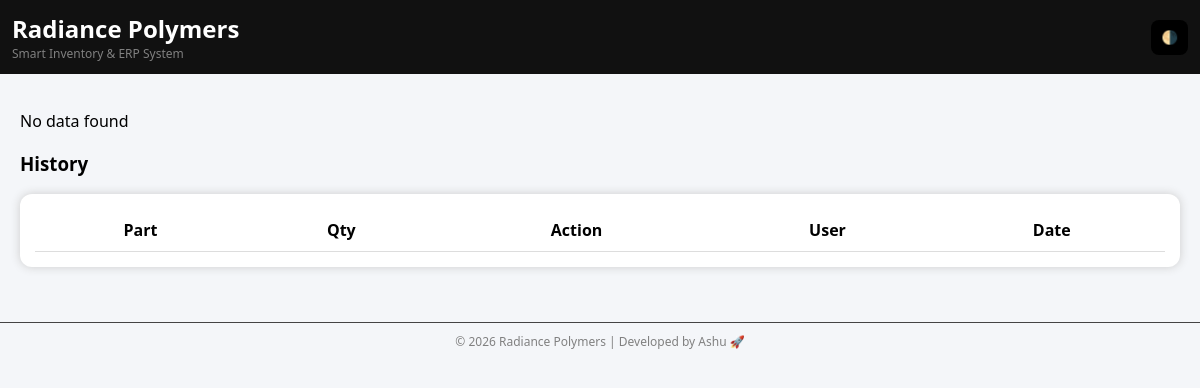
Before: /history with the older database file.
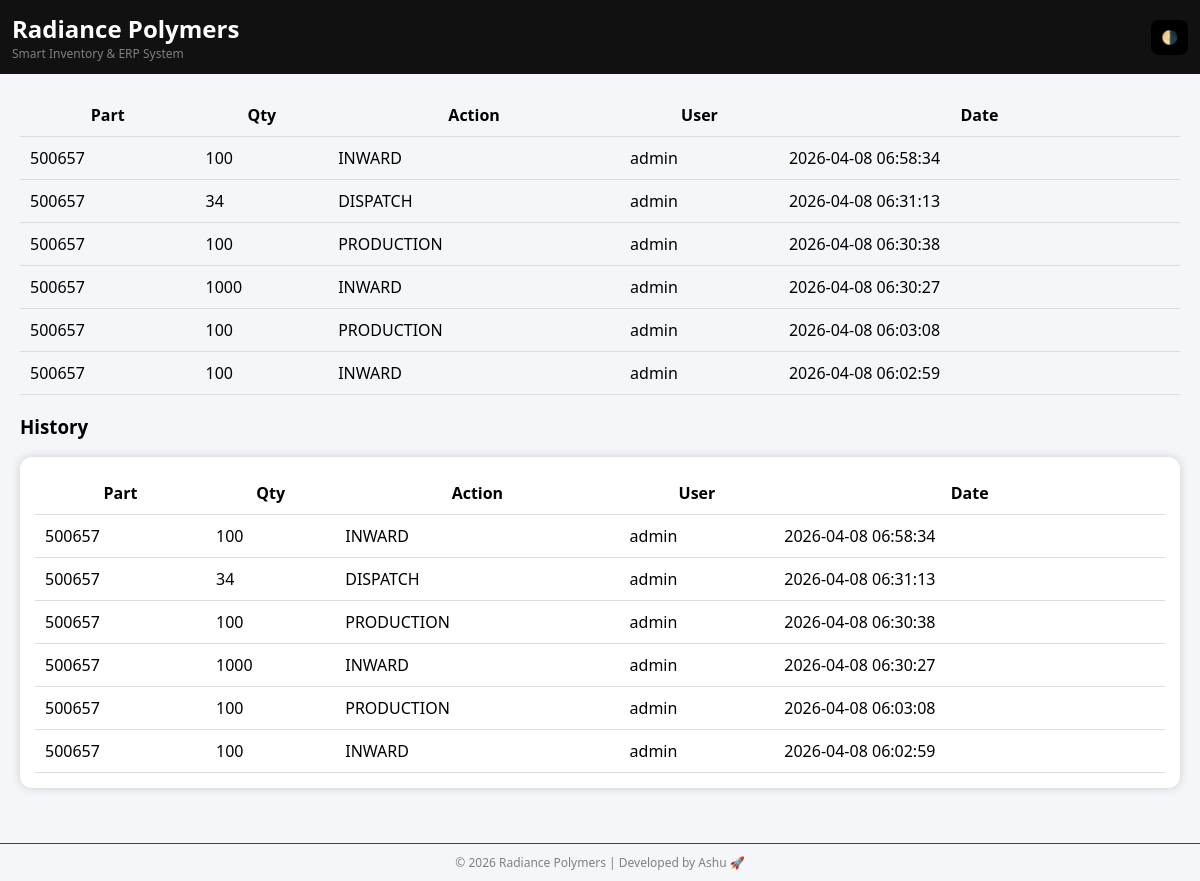
After: the same page with the newer database file.
### tables this page shows
CREATE TABLE history(
    id INTEGER PRIMARY KEY, part TEXT, qty INTEGER, action TEXT, user TEXT, date TIMESTAMP DEFAULT CURRENT_TIMESTAMP);

### app.py (the view)
@app.route('/history')
def history():
    conn = get_db()
    cur = conn.cursor()
    cur.execute("SELECT * FROM history ORDER BY date DESC")
    data = cur.fetchall()
    conn.close()
    return render_template("history.html", data=data)

### app.py (called while the page is built)
def get_db():
    conn = sqlite3.connect("erp.db", check_same_thread=False)
    conn.row_factory = sqlite3.Row
    return conn

### templates/history.html
{% extends 'base.html' %}
{% block content %}
{% if data and data|length > 0 %}
<table>
<tr>
<th>Part</th><th>Qty</th><th>Action</th><th>User</th><th>Date</th>
</tr>
{% for i in data %}
<tr>
<td>{{ i['part'] }}</td>
<td>{{ i['qty'] }}</td>
<td>{{ i['action'] }}</td>
<td>{{ i['user'] }}</td>
<td>{{ i['date'] }}</td>
</tr>
{% endfor %}
</table>
{% else %}
<p>No data found</p>
{% endif %}
<h3>History</h3>
<div class="card">
<table>
<tr><th>Part</th><th>Qty</th><th>Action</th><th>User</th><th>Date</th></tr>
{% for i in data %}
<tr>
<td>{{ i['part'] }}</td>
<td>{{ i['qty'] }}</td>
<td>{{ i['action'] }}</td>
<td>{{ i['user'] }}</td>
<td>{{ i['date'] }}</td>
</tr>
{% endfor %}
</table>
</div>
{% endblock %}

### templates/base.html (shortened to what this page needs)
<!DOCTYPE html>
<html>
<head>
</head>
<body>
<div class="nav">
<div class="brand">
<div class="title">Radiance Polymers</div>
<div class="tagline">Smart Inventory & ERP System</div>
</div>
<div>
<button onclick="toggleTheme()">🌗</button>
</div>
</div>
<div class="container">
{% block content %}{% endblock %}
</div>
<div class="footer">
© 2026 Radiance Polymers | Developed by Ashu 🚀
</div>
</body>
</html>

### templates/base.html (style rules this page uses)
.brand .tagline { font-size: 12px; color: gray; }
.nav { background: linear-gradient(90deg, #1e1e2f, #2c2c54); padding: 15px; }
.footer { text-align: center; padding: 15px; font-size: 12px; color: gray; border-top: 1px solid #444; }
.footer { text-align: center; padding: 10px; font-size: 12px; color: gray; margin-top: 20px; }
body { margin: 0; font-family: 'Segoe UI', sans-serif; transition: 0.3s; }
body.light { background: #f4f6f9; color: #000; }
.nav { background: #111; color: white; padding: 12px; display:flex; justify-content:space-between; align-items:center; }
.container { padding: 20px; }
.card { padding: 15px; border-radius: 12px; margin-bottom: 15px; }
body.light .card { background:white; box-shadow:0 0 10px #ccc; }
button { padding:10px; border:none; border-radius:8px; background:black; color:white; cursor:pointer; }
table { width:100%; border-collapse:collapse; }
th, td { padding:10px; border-bottom:1px solid #ddd; }

Changed rows visible on the page:
added history: part "500657", qty "100", action "INWARD", user "admin", date "2026-04-08 06:58:34"
added history: part "500657", qty "34", action "DISPATCH", user "admin", date "2026-04-08 06:31:13"
added history: part "500657", qty "100", action "PRODUCTION", user "admin", date "2026-04-08 06:30:38"
added history: part "500657", qty "1000", action "INWARD", user "admin", date "2026-04-08 06:30:27"
added history: part "500657", qty "100", action "PRODUCTION", user "admin", date "2026-04-08 06:03:08"
added history: part "500657", qty "100", action "INWARD", user "admin", date "2026-04-08 06:02:59"
Other visible differences:
text no longer shown: "No data found"
text now shown: "Part Qty Action User Date"
